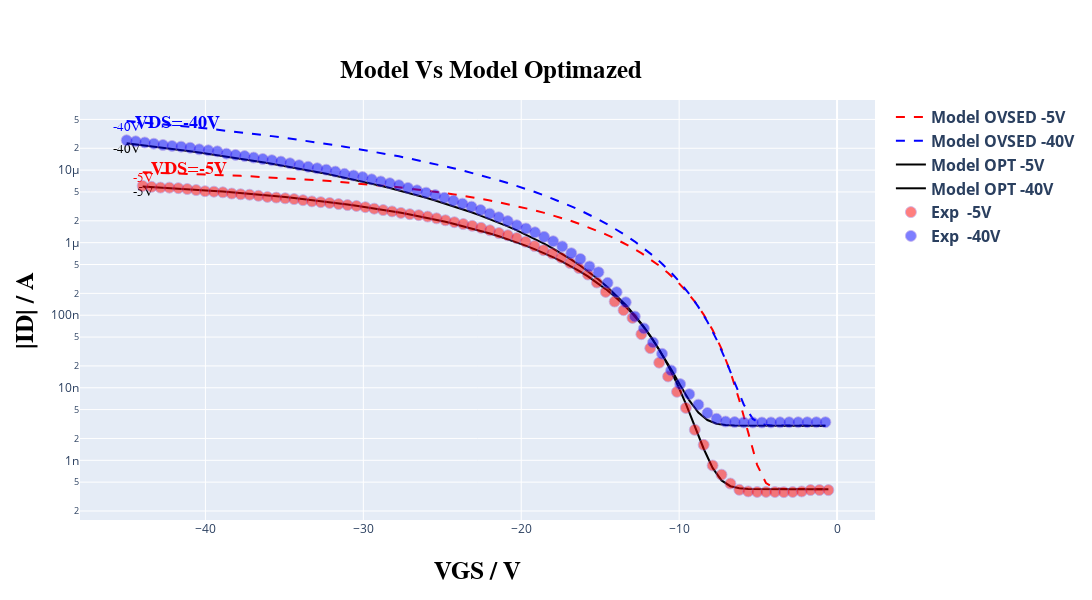
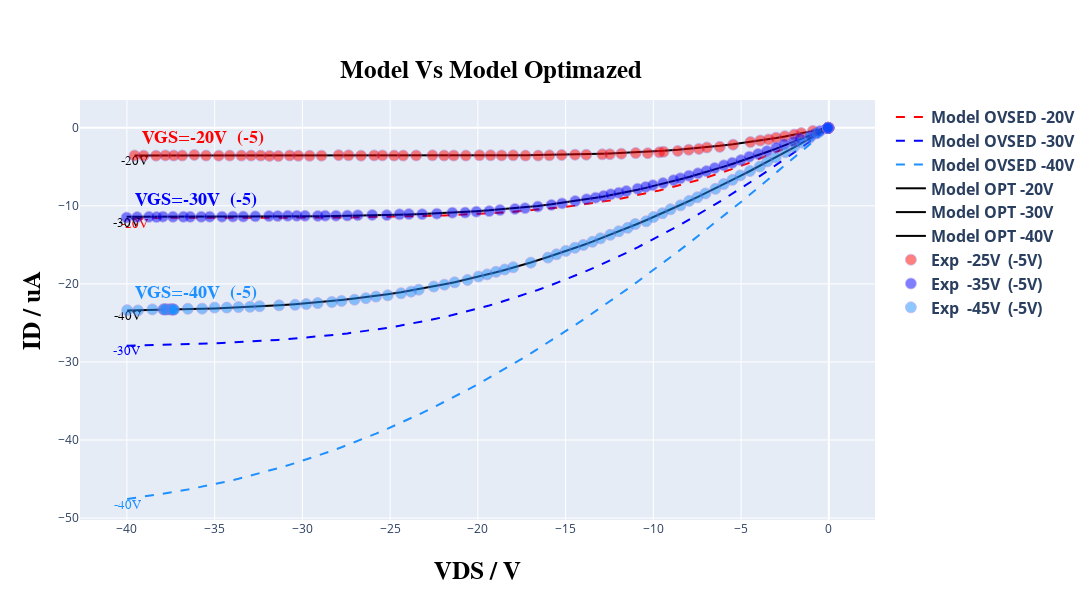

The code cell stored with these charts, in order, in its notebook:
### Markdown cell above
---
## **Comparing** ✅
---
This section aims to evaluate the model's performance relative to the initial data. Visual observation allows assessing whether the model significantly outperformed the initial coefficients.

In this section, simply execute the cells below; no explicit modifications are required.

### Code cell
# @title #### **Print grafics plots of model Optimizad and model data.** { run: "auto" }
# @markdown ### ***Choice the plot that you want to view:***
# @markdown ---
option = 'Show both curves comp' # @param ["Show Transfer curve opt", "Show output curve opt", "Show both curves opt", "Show Transfer curve comp", "Show output curve comp", "Show both curves comp"]

model_opt = create_optimized_model(read, TFTModel, n_points, type_curve_plot, coeff_opt, input_voltage, Vv, load_idleak, width_t, count_transfer, tp_tst, settings['experimental_data_scale_transfer'], settings['current_typic'], resistance, current)

in_model_data_opt, in_exp_data_opt, out_model_data_opt, out_exp_data_opt, in_model_data_comp, in_exp_data_comp, out_model_data_comp, out_exp_data_comp = get_model_data(read, count_transfer, count_output, Vv, Id, model_opt, model, compare=True)

plot_curves(option, plot, list_tension, list_tension_shift, count_transfer, in_model_data_comp, out_model_data_comp, in_exp_data_comp, out_exp_data_comp, shift_list, settings['select_files'], settings['current_typic'], type_curve_plot, compare=True)

read.compute_relative_distance(Id, model_opt)
print('\n\n')
